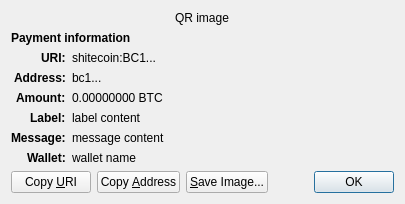
<?xml version="1.0" encoding="UTF-8"?>
<ui version="4.0">
 <class>ReceiveRequestDialog</class>
 <widget class="QDialog" name="ReceiveRequestDialog">
  <property name="geometry">
   <rect>
    <x>0</x>
    <y>0</y>
    <width>413</width>
    <height>229</height>
   </rect>
  </property>
  <property name="windowTitle">
   <string>Request payment to ...</string>
  </property>
  <layout class="QGridLayout" name="gridLayout" columnstretch="0,1">
   <property name="sizeConstraint">
    <enum>QLayout::SetFixedSize</enum>
   </property>
   <item row="0" column="0" colspan="2" alignment="Qt::AlignHCenter">
    <widget class="QRImageWidget" name="qr_code">
     <property name="text">
      <string notr="true">QR image</string>
     </property>
     <property name="textInteractionFlags">
      <set>Qt::NoTextInteraction</set>
     </property>
    </widget>
   </item>
   <item row="1" column="0" colspan="2">
    <widget class="QLabel" name="payment_header">
     <property name="font">
      <font>
       <weight>75</weight>
       <bold>true</bold>
      </font>
     </property>
     <property name="text">
      <string>Payment information</string>
     </property>
     <property name="textInteractionFlags">
      <set>Qt::NoTextInteraction</set>
     </property>
    </widget>
   </item>
   <item row="2" column="0" alignment="Qt::AlignRight|Qt::AlignTop">
    <widget class="QLabel" name="uri_tag">
     <property name="font">
      <font>
       <weight>75</weight>
       <bold>true</bold>
      </font>
     </property>
     <property name="text">
      <string notr="true">URI:</string>
     </property>
     <property name="textFormat">
      <enum>Qt::PlainText</enum>
     </property>
     <property name="textInteractionFlags">
      <set>Qt::NoTextInteraction</set>
     </property>
    </widget>
   </item>
   <item row="2" column="1" alignment="Qt::AlignTop">
    <widget class="QLabel" name="uri_content">
     <property name="text">
      <string notr="true">shitecoin:BC1...</string>
     </property>
     <property name="textFormat">
      <enum>Qt::RichText</enum>
     </property>
     <property name="wordWrap">
      <bool>true</bool>
     </property>
     <property name="textInteractionFlags">
      <set>Qt::TextSelectableByMouse</set>
     </property>
    </widget>
   </item>
   <item row="3" column="0" alignment="Qt::AlignRight|Qt::AlignTop">
    <widget class="QLabel" name="address_tag">
     <property name="font">
      <font>
       <weight>75</weight>
       <bold>true</bold>
      </font>
     </property>
     <property name="text">
      <string>Address:</string>
     </property>
     <property name="textInteractionFlags">
      <set>Qt::NoTextInteraction</set>
     </property>
    </widget>
   </item>
   <item row="3" column="1" alignment="Qt::AlignTop">
    <widget class="QLabel" name="address_content">
     <property name="text">
      <string notr="true">bc1...</string>
     </property>
     <property name="textFormat">
      <enum>Qt::PlainText</enum>
     </property>
     <property name="textInteractionFlags">
      <set>Qt::TextSelectableByMouse</set>
     </property>
    </widget>
   </item>
   <item row="4" column="0" alignment="Qt::AlignRight|Qt::AlignTop">
    <widget class="QLabel" name="amount_tag">
     <property name="font">
      <font>
       <weight>75</weight>
       <bold>true</bold>
      </font>
     </property>
     <property name="text">
      <string>Amount:</string>
     </property>
     <property name="textInteractionFlags">
      <set>Qt::NoTextInteraction</set>
     </property>
    </widget>
   </item>
   <item row="4" column="1" alignment="Qt::AlignTop">
    <widget class="QLabel" name="amount_content">
     <property name="text">
      <string notr="true">0.00000000 BTC</string>
     </property>
     <property name="textFormat">
      <enum>Qt::PlainText</enum>
     </property>
     <property name="textInteractionFlags">
      <set>Qt::TextSelectableByMouse</set>
     </property>
    </widget>
   </item>
   <item row="5" column="0" alignment="Qt::AlignRight|Qt::AlignTop">
    <widget class="QLabel" name="label_tag">
     <property name="font">
      <font>
       <weight>75</weight>
       <bold>true</bold>
      </font>
     </property>
     <property name="text">
      <string>Label:</string>
     </property>
     <property name="textInteractionFlags">
      <set>Qt::NoTextInteraction</set>
     </property>
    </widget>
   </item>
   <item row="5" column="1" alignment="Qt::AlignTop">
    <widget class="QLabel" name="label_content">
     <property name="text">
      <string notr="true">label content</string>
     </property>
     <property name="textFormat">
      <enum>Qt::PlainText</enum>
     </property>
     <property name="wordWrap">
      <bool>true</bool>
     </property>
     <property name="textInteractionFlags">
      <set>Qt::TextSelectableByMouse</set>
     </property>
    </widget>
   </item>
   <item row="6" column="0" alignment="Qt::AlignRight|Qt::AlignTop">
    <widget class="QLabel" name="message_tag">
     <property name="font">
      <font>
       <weight>75</weight>
       <bold>true</bold>
      </font>
     </property>
     <property name="text">
      <string>Message:</string>
     </property>
     <property name="textInteractionFlags">
      <set>Qt::NoTextInteraction</set>
     </property>
    </widget>
   </item>
   <item row="6" column="1" alignment="Qt::AlignTop">
    <widget class="QLabel" name="message_content">
     <property name="text">
      <string notr="true">message content</string>
     </property>
     <property name="textFormat">
      <enum>Qt::PlainText</enum>
     </property>
     <property name="wordWrap">
      <bool>true</bool>
     </property>
     <property name="textInteractionFlags">
      <set>Qt::TextSelectableByMouse</set>
     </property>
    </widget>
   </item>
   <item row="7" column="0" alignment="Qt::AlignRight|Qt::AlignTop">
    <widget class="QLabel" name="wallet_tag">
     <property name="font">
      <font>
       <weight>75</weight>
       <bold>true</bold>
      </font>
     </property>
     <property name="text">
      <string>Wallet:</string>
     </property>
     <property name="textInteractionFlags">
      <set>Qt::NoTextInteraction</set>
     </property>
    </widget>
   </item>
   <item row="7" column="1" alignment="Qt::AlignTop">
    <widget class="QLabel" name="wallet_content">
     <property name="text">
      <string notr="true">wallet name</string>
     </property>
     <property name="textFormat">
      <enum>Qt::PlainText</enum>
     </property>
     <property name="wordWrap">
      <bool>true</bool>
     </property>
     <property name="textInteractionFlags">
      <set>Qt::TextSelectableByMouse</set>
     </property>
    </widget>
   </item>
   <item row="8" column="0" colspan="2">
    <layout class="QHBoxLayout" name="horizontalLayout">
     <item>
      <widget class="QPushButton" name="btnCopyURI">
       <property name="text">
        <string>Copy &amp;URI</string>
       </property>
       <property name="autoDefault">
        <bool>false</bool>
       </property>
      </widget>
     </item>
     <item>
      <widget class="QPushButton" name="btnCopyAddress">
       <property name="text">
        <string>Copy &amp;Address</string>
       </property>
       <property name="autoDefault">
        <bool>false</bool>
       </property>
      </widget>
     </item>
     <item>
      <widget class="QPushButton" name="btnSaveAs">
       <property name="text">
        <string>&amp;Save Image...</string>
       </property>
       <property name="autoDefault">
        <bool>false</bool>
       </property>
      </widget>
     </item>
     <item>
      <spacer name="horizontalSpacer_2">
       <property name="orientation">
        <enum>Qt::Horizontal</enum>
       </property>
       <property name="sizeHint" stdset="0">
        <size>
         <width>40</width>
         <height>20</height>
        </size>
       </property>
      </spacer>
     </item>
     <item>
      <widget class="QDialogButtonBox" name="buttonBox">
       <property name="focusPolicy">
        <enum>Qt::StrongFocus</enum>
       </property>
       <property name="standardButtons">
        <set>QDialogButtonBox::Ok</set>
       </property>
      </widget>
     </item>
    </layout>
   </item>
  </layout>
 </widget>
 <customwidgets>
  <customwidget>
   <class>QRImageWidget</class>
   <extends>QLabel</extends>
   <header>qt/qrimagewidget.h</header>
  </customwidget>
 </customwidgets>
 <tabstops>
  <tabstop>buttonBox</tabstop>
  <tabstop>btnCopyURI</tabstop>
  <tabstop>btnCopyAddress</tabstop>
  <tabstop>btnSaveAs</tabstop>
 </tabstops>
 <resources/>
 <connections>
  <connection>
   <sender>buttonBox</sender>
   <signal>accepted()</signal>
   <receiver>ReceiveRequestDialog</receiver>
   <slot>accept()</slot>
   <hints>
    <hint type="sourcelabel">
     <x>135</x>
     <y>230</y>
    </hint>
    <hint type="destinationlabel">
     <x>135</x>
     <y>126</y>
    </hint>
   </hints>
  </connection>
 </connections>
</ui>
